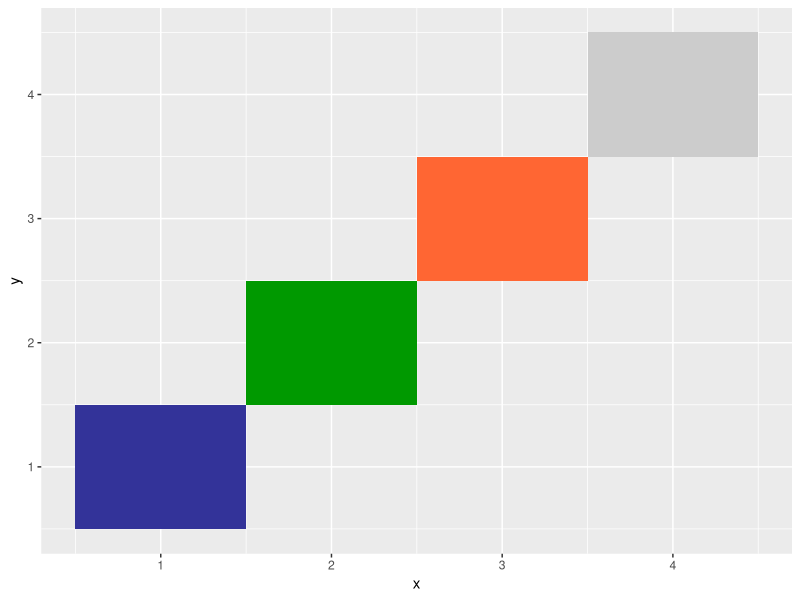

Recreate this plot in R.
#!/usr/bin/env Rscript
# this script does what? ggcX a seiries of scripts testin gout how ggplot used colours.
# the key here is 
# scale_fill_identity()
# it's the way of controlling colours that otherwise ggplot will do as it wants.
library(ggplot2)
library(Cairo)

# my colour plan - 17 colours.
mycols <-c("#A6CEE3", "#1F78B4", "#B2DF8A", "#33A02C", "#FB9A99", "#E31A1C", "#FDBF6F", "#FF7F00", "#CAB2D6", "#6A3D9A", "#FFFF99", "#B15928", "#F0027F", "#666666", "#FFFF33", "#8DD3C7", "#E6AB02")
stroke <-c("#333399", "#009900", "#FF6633", "#CCCCCC")

col0 <- c("red", "green", "blue", "yellow")

n <- 4 # how many different colours?
col0 <- mycols[1:n]
col0 <- stroke

df <- data.frame(
  x = 1:n,
  y = 1:n,
  Colour = col0)


CairoPNG("ggc0.png", 800, 800)
ggp <- ggplot(df, aes(x, y)) + geom_tile(aes(fill = Colour)) +
       scale_fill_identity()
show(ggp)
dev.off()
